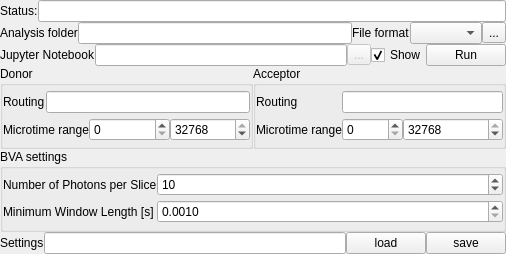
<?xml version="1.0" encoding="UTF-8"?>
<ui version="4.0">
 <class>Form</class>
 <widget class="QWidget" name="Form">
  <property name="geometry">
   <rect>
    <x>0</x>
    <y>0</y>
    <width>506</width>
    <height>254</height>
   </rect>
  </property>
  <property name="windowTitle">
   <string>Burst variance analysis</string>
  </property>
  <layout class="QGridLayout" name="gridLayout_4">
   <property name="leftMargin">
    <number>0</number>
   </property>
   <property name="topMargin">
    <number>0</number>
   </property>
   <property name="rightMargin">
    <number>0</number>
   </property>
   <property name="bottomMargin">
    <number>0</number>
   </property>
   <property name="spacing">
    <number>0</number>
   </property>
   <item row="1" column="0" colspan="2">
    <layout class="QHBoxLayout" name="horizontalLayout_3">
     <property name="spacing">
      <number>0</number>
     </property>
     <item>
      <widget class="QLabel" name="label_2">
       <property name="text">
        <string>Analysis folder</string>
       </property>
      </widget>
     </item>
     <item>
      <widget class="QLineEdit" name="analysis_folder_input"/>
     </item>
     <item>
      <widget class="QLabel" name="label_3">
       <property name="text">
        <string>File format</string>
       </property>
      </widget>
     </item>
     <item>
      <widget class="QComboBox" name="comboBox"/>
     </item>
     <item>
      <widget class="QToolButton" name="select_folder_button">
       <property name="text">
        <string>...</string>
       </property>
      </widget>
     </item>
    </layout>
   </item>
   <item row="2" column="0" colspan="2">
    <layout class="QHBoxLayout" name="horizontalLayout_4">
     <property name="spacing">
      <number>0</number>
     </property>
     <item>
      <widget class="QLabel" name="label_4">
       <property name="text">
        <string>Jupyter Notebook</string>
       </property>
      </widget>
     </item>
     <item>
      <widget class="QLineEdit" name="notebook_file_display">
       <property name="readOnly">
        <bool>true</bool>
       </property>
      </widget>
     </item>
     <item>
      <widget class="QToolButton" name="select_notebook_button">
       <property name="enabled">
        <bool>false</bool>
       </property>
       <property name="text">
        <string>...</string>
       </property>
      </widget>
     </item>
     <item>
      <widget class="QCheckBox" name="display_nb">
       <property name="toolTip">
        <string>Display notebook when finished.</string>
       </property>
       <property name="text">
        <string>Show</string>
       </property>
       <property name="checked">
        <bool>true</bool>
       </property>
      </widget>
     </item>
     <item>
      <widget class="QPushButton" name="run_notebook_button">
       <property name="text">
        <string>Run</string>
       </property>
      </widget>
     </item>
    </layout>
   </item>
   <item row="3" column="0">
    <widget class="QGroupBox" name="groupBox">
     <property name="title">
      <string>Donor</string>
     </property>
     <layout class="QGridLayout" name="gridLayout">
      <property name="leftMargin">
       <number>0</number>
      </property>
      <property name="topMargin">
       <number>0</number>
      </property>
      <property name="rightMargin">
       <number>0</number>
      </property>
      <property name="bottomMargin">
       <number>0</number>
      </property>
      <property name="spacing">
       <number>0</number>
      </property>
      <item row="0" column="0">
       <widget class="QLabel" name="label_5">
        <property name="text">
         <string>Routing</string>
        </property>
       </widget>
      </item>
      <item row="0" column="1" colspan="3">
       <widget class="QLineEdit" name="donor_channels_input"/>
      </item>
      <item row="1" column="0" colspan="2">
       <widget class="QLabel" name="label_6">
        <property name="text">
         <string>Microtime range</string>
        </property>
       </widget>
      </item>
      <item row="1" column="2">
       <widget class="QSpinBox" name="donor_micro_time_start_input">
        <property name="sizePolicy">
         <sizepolicy hsizetype="Expanding" vsizetype="Fixed">
          <horstretch>0</horstretch>
          <verstretch>0</verstretch>
         </sizepolicy>
        </property>
        <property name="maximum">
         <number>64000</number>
        </property>
       </widget>
      </item>
      <item row="1" column="3">
       <widget class="QSpinBox" name="donor_micro_time_stop_input">
        <property name="sizePolicy">
         <sizepolicy hsizetype="Expanding" vsizetype="Fixed">
          <horstretch>0</horstretch>
          <verstretch>0</verstretch>
         </sizepolicy>
        </property>
        <property name="maximum">
         <number>32768</number>
        </property>
        <property name="value">
         <number>32768</number>
        </property>
       </widget>
      </item>
     </layout>
    </widget>
   </item>
   <item row="3" column="1">
    <widget class="QGroupBox" name="groupBox_2">
     <property name="title">
      <string>Acceptor</string>
     </property>
     <layout class="QGridLayout" name="gridLayout_2">
      <property name="leftMargin">
       <number>0</number>
      </property>
      <property name="topMargin">
       <number>0</number>
      </property>
      <property name="rightMargin">
       <number>0</number>
      </property>
      <property name="bottomMargin">
       <number>0</number>
      </property>
      <property name="spacing">
       <number>0</number>
      </property>
      <item row="2" column="3">
       <widget class="QSpinBox" name="acceptor_micro_time_stop_input">
        <property name="sizePolicy">
         <sizepolicy hsizetype="Expanding" vsizetype="Fixed">
          <horstretch>0</horstretch>
          <verstretch>0</verstretch>
         </sizepolicy>
        </property>
        <property name="maximum">
         <number>32768</number>
        </property>
        <property name="value">
         <number>32768</number>
        </property>
       </widget>
      </item>
      <item row="2" column="0">
       <widget class="QLabel" name="label_8">
        <property name="text">
         <string>Microtime range</string>
        </property>
       </widget>
      </item>
      <item row="2" column="1" colspan="2">
       <widget class="QSpinBox" name="acceptor_micro_time_start_input">
        <property name="sizePolicy">
         <sizepolicy hsizetype="Expanding" vsizetype="Fixed">
          <horstretch>0</horstretch>
          <verstretch>0</verstretch>
         </sizepolicy>
        </property>
        <property name="maximum">
         <number>64000</number>
        </property>
       </widget>
      </item>
      <item row="1" column="0">
       <widget class="QLabel" name="label_7">
        <property name="text">
         <string>Routing</string>
        </property>
       </widget>
      </item>
      <item row="1" column="1" colspan="3">
       <widget class="QLineEdit" name="acceptor_channels_input"/>
      </item>
     </layout>
    </widget>
   </item>
   <item row="4" column="0" colspan="2">
    <widget class="QGroupBox" name="groupBox_3">
     <property name="title">
      <string>BVA settings</string>
     </property>
     <layout class="QGridLayout" name="gridLayout_3">
      <property name="leftMargin">
       <number>0</number>
      </property>
      <property name="topMargin">
       <number>0</number>
      </property>
      <property name="rightMargin">
       <number>0</number>
      </property>
      <property name="bottomMargin">
       <number>0</number>
      </property>
      <property name="spacing">
       <number>0</number>
      </property>
      <item row="0" column="0">
       <widget class="QLabel" name="label_9">
        <property name="text">
         <string>Number of Photons per Slice</string>
        </property>
       </widget>
      </item>
      <item row="0" column="1">
       <widget class="QSpinBox" name="number_of_photons_per_slice_input">
        <property name="sizePolicy">
         <sizepolicy hsizetype="MinimumExpanding" vsizetype="Fixed">
          <horstretch>0</horstretch>
          <verstretch>0</verstretch>
         </sizepolicy>
        </property>
        <property name="minimum">
         <number>-1</number>
        </property>
        <property name="maximum">
         <number>9999</number>
        </property>
        <property name="value">
         <number>10</number>
        </property>
       </widget>
      </item>
      <item row="1" column="0">
       <widget class="QLabel" name="label_10">
        <property name="text">
         <string>Minimum Window Length [s]</string>
        </property>
       </widget>
      </item>
      <item row="1" column="1">
       <widget class="QDoubleSpinBox" name="minimum_window_length_input">
        <property name="decimals">
         <number>4</number>
        </property>
        <property name="minimum">
         <double>0.001000000000000</double>
        </property>
        <property name="maximum">
         <double>999.990000000000009</double>
        </property>
        <property name="singleStep">
         <double>0.010000000000000</double>
        </property>
       </widget>
      </item>
     </layout>
    </widget>
   </item>
   <item row="5" column="0" colspan="2">
    <layout class="QHBoxLayout" name="horizontalLayout">
     <property name="spacing">
      <number>0</number>
     </property>
     <item>
      <widget class="QLabel" name="label_11">
       <property name="text">
        <string>Settings</string>
       </property>
      </widget>
     </item>
     <item>
      <widget class="QLineEdit" name="loaded_file_path_display">
       <property name="readOnly">
        <bool>true</bool>
       </property>
      </widget>
     </item>
     <item>
      <widget class="QPushButton" name="load_button">
       <property name="text">
        <string>load</string>
       </property>
      </widget>
     </item>
     <item>
      <widget class="QPushButton" name="save_button">
       <property name="text">
        <string>save</string>
       </property>
      </widget>
     </item>
    </layout>
   </item>
   <item row="0" column="0" colspan="2">
    <layout class="QHBoxLayout" name="horizontalLayout_2">
     <property name="spacing">
      <number>0</number>
     </property>
     <item>
      <widget class="QLabel" name="label">
       <property name="text">
        <string>Status:</string>
       </property>
      </widget>
     </item>
     <item>
      <widget class="QLineEdit" name="status_label"/>
     </item>
    </layout>
   </item>
  </layout>
 </widget>
 <resources/>
 <connections/>
</ui>
